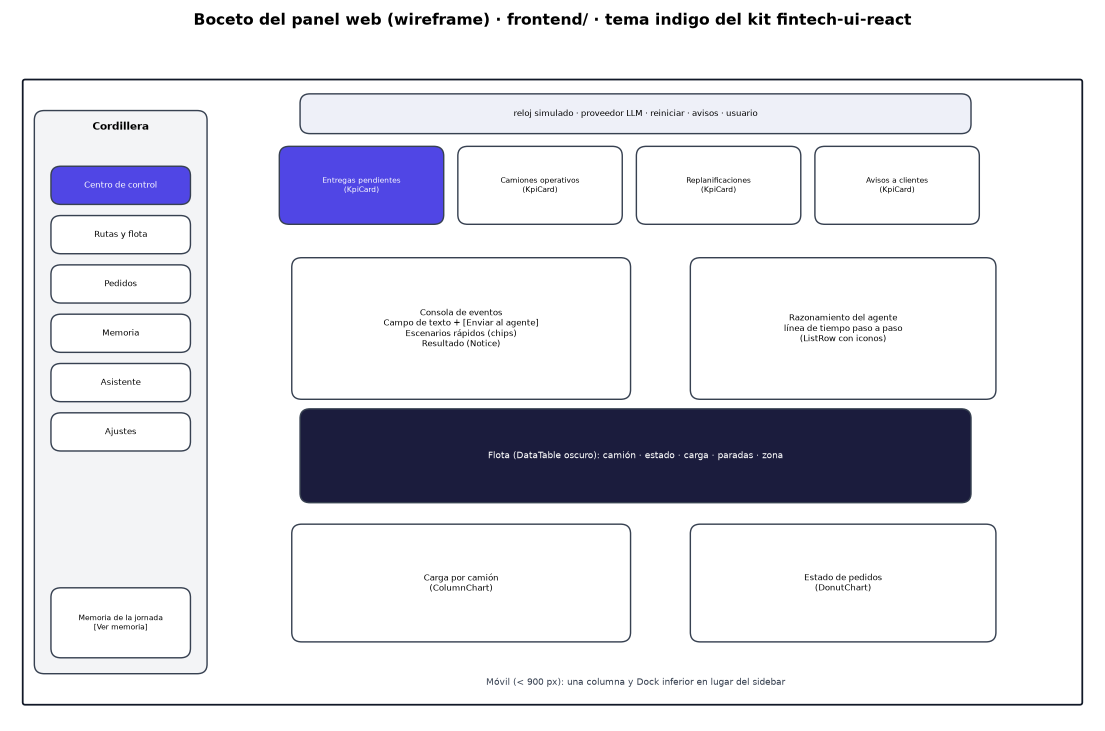
#> input picture docs/bocetos/boceto_ui.png, 2210 x 1462 px, given in place of dash.png, which was not available (shown at 1/2 size)
$ python prepare_guia_images.py
#> lines starting #> are read from the running program, lines starting #| are printed output that depends on the picture; pictures that were not available may be replaced by others from this repository, and a replacement may not be noted
"""Prepara las imágenes de la guía: recortes y numeración explicativa sobre las capturas del panel."""
import zipfile
from pathlib import Path

from PIL import Image, ImageDraw, ImageFont

ROOT = Path(__file__).resolve().parent.parent
IMG = ROOT / "docs" / "guia" / "img"
OUT = ROOT / "docs" / "guia" / "proc"
OUT.mkdir(parents=True, exist_ok=True)

FONT_B = Path.home() / "AppData/Local/Microsoft/Windows/Fonts/Poppins-Bold.ttf"
INDIGO = (80, 70, 229)


def badge(draw, x, y, n, r=34):
    draw.ellipse((x - r, y - r, x + r, y + r), fill=INDIGO, outline=(255, 255, 255), width=5)
    f = ImageFont.truetype(str(FONT_B), 38)
    draw.text((x, y - 2), str(n), font=f, fill=(255, 255, 255), anchor="mm")


def save(im, name, q=88):
    im.convert("RGB").save(OUT / name, quality=q, optimize=True)


# --- Centro de control: dos partes, con números
dash = Image.open(IMG / "dash.png").convert("RGB")
d = ImageDraw.Draw(dash)
marks = {1: (404, 268), 2: (400, 628), 3: (1318, 628), 4: (400, 1478), 5: (400, 2146), 6: (400, 2610),
         7: (170, 560), 8: (1128, 52)}
for n, (x, y) in marks.items():
    badge(d, x, y, n)
save(dash.crop((0, 0, 2160, 1450)), "dash_a.jpg")
#> in save, `im.convert("RGB").save(OUT / name, quality=q, optimize=True)`:
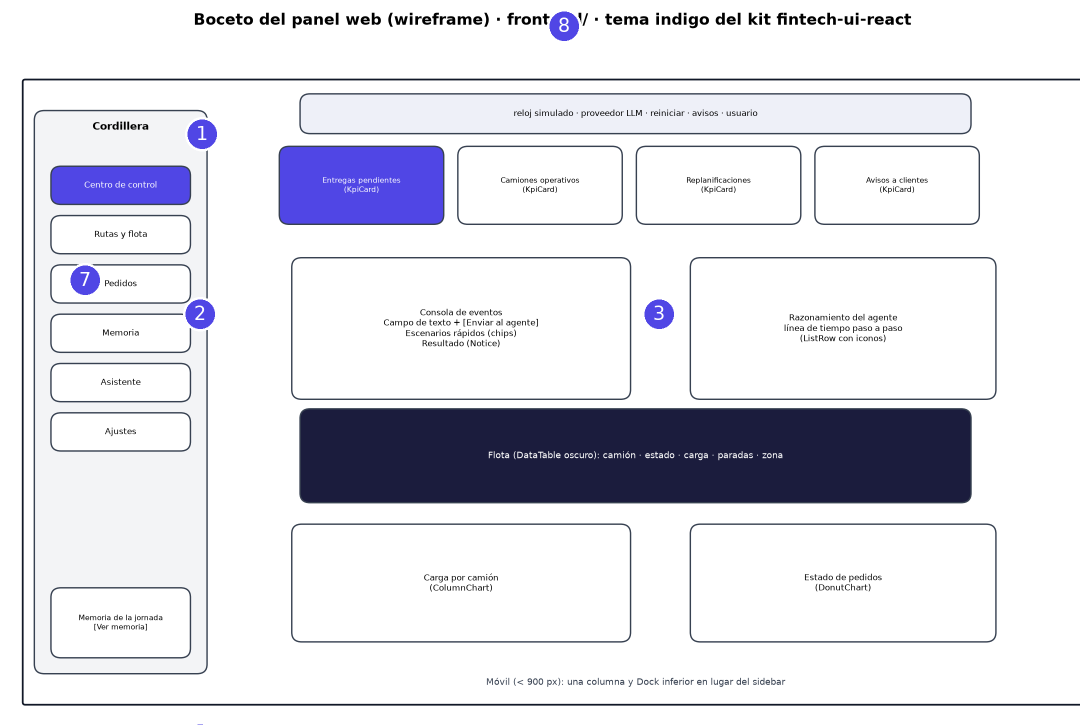
#> saved as dash_a.jpg: PIL image 2160x1450 RGB (shown at 1/2 size); mean R, G, B 223.2, 223.4, 231
save(dash.crop((0, 1440, 2160, 3450)), "dash_b.jpg")
#> call 2 of save, with name = 'dash_b.jpg', q = 88
#> in save (call 2), `im.convert("RGB").save(OUT / name, quality=q, optimize=True)`:
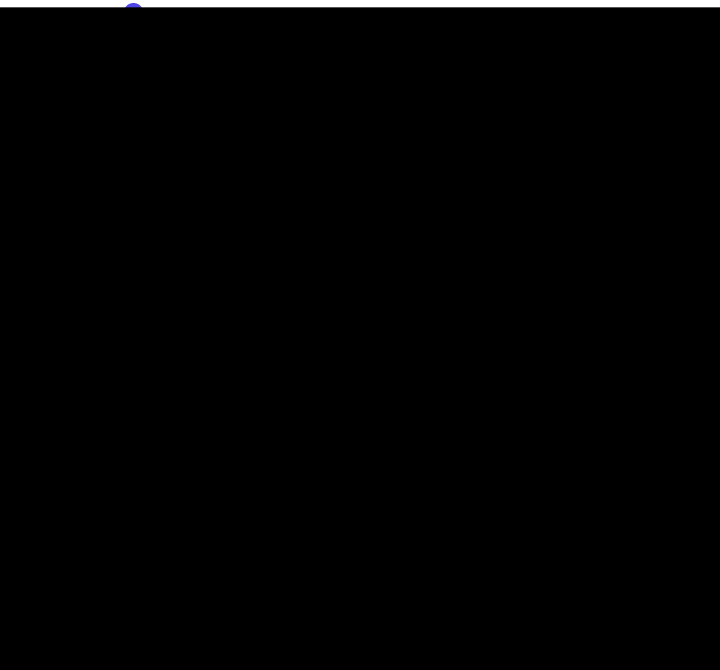
#> saved as dash_b.jpg: PIL image 2160x2010 RGB (shown at 1/3 size); mean R, G, B 2.8, 2.8, 2.8

# --- otras pantallas (recortes sin espacio vacío)
for name, box in {
    "rutas": (0, 0, 2160, 1100), "pedidos": (0, 0, 2160, 1450), "memoria_corta": (0, 0, 2160, 1100),
    "memoria_larga": (0, 0, 2160, 1300), "memoria_busqueda": (0, 0, 2160, 1700),
    "asistente": (0, 0, 2160, 1000), "ajustes": (0, 0, 2160, 1000),
}.items():
    save(Image.open(IMG / f"{name}.png").crop(box), f"{name}.jpg")
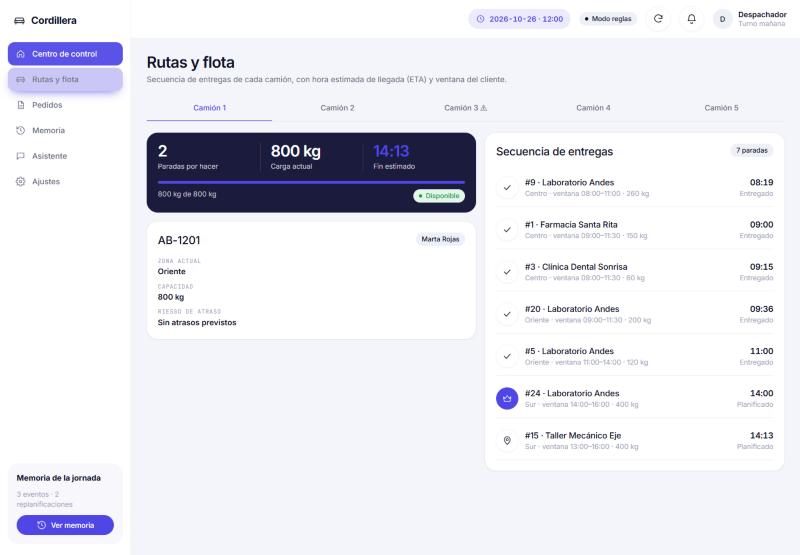
#> input picture docs/capturas/rutas.jpg, 800 x 555 px, given in place of rutas.png, which was not available
#> call 3 of save, with name = 'rutas.jpg', q = 88
#> in save (call 3), `im.convert("RGB").save(OUT / name, quality=q, optimize=True)`:
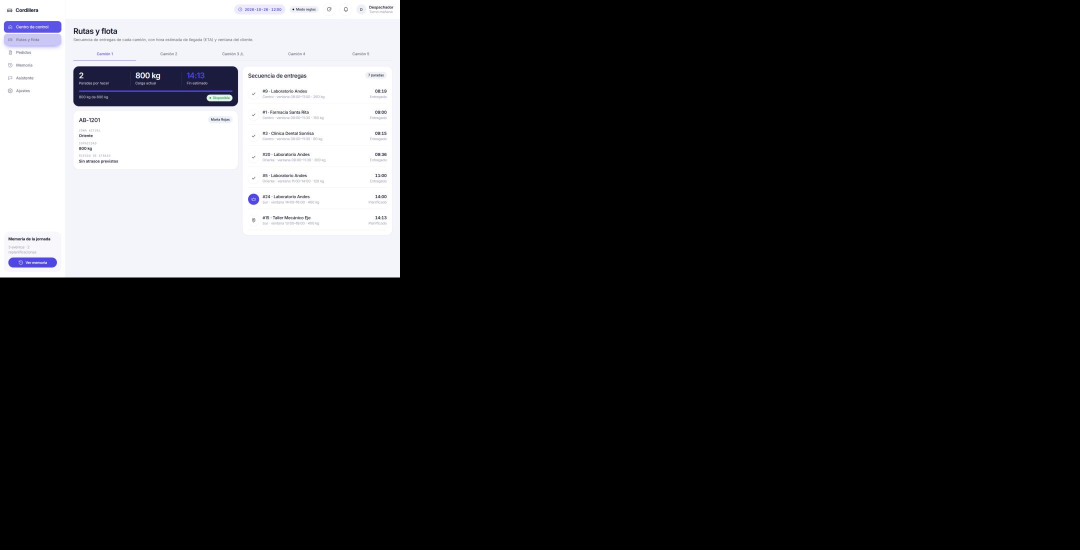
#> saved as rutas.jpg: PIL image 2160x1100 RGB (shown at 1/2 size); mean R, G, B 43.4, 43.4, 44.7
#> pass 2 of the loop `for name, box in {`:
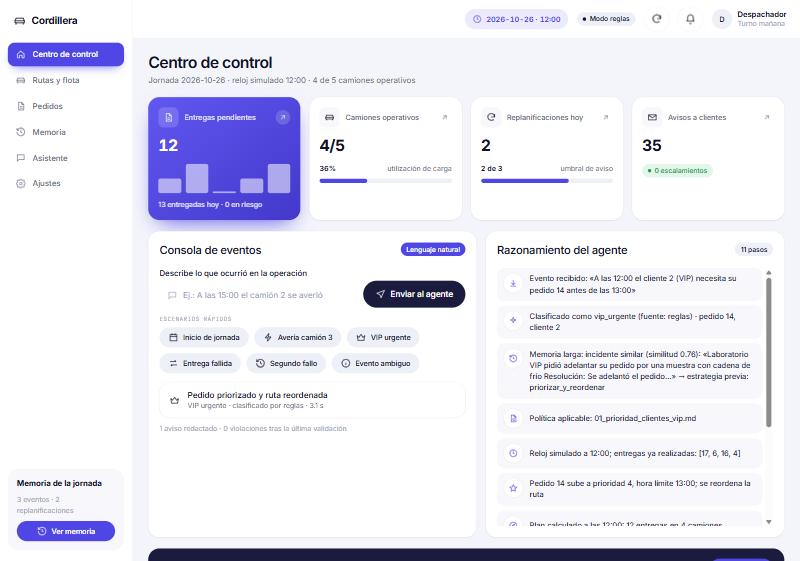
#> input picture docs/capturas/dashboard.jpg, 800 x 561 px, given in place of pedidos.png, which was not available
#> in save (call 4), `im.convert("RGB").save(OUT / name, quality=q, optimize=True)`:
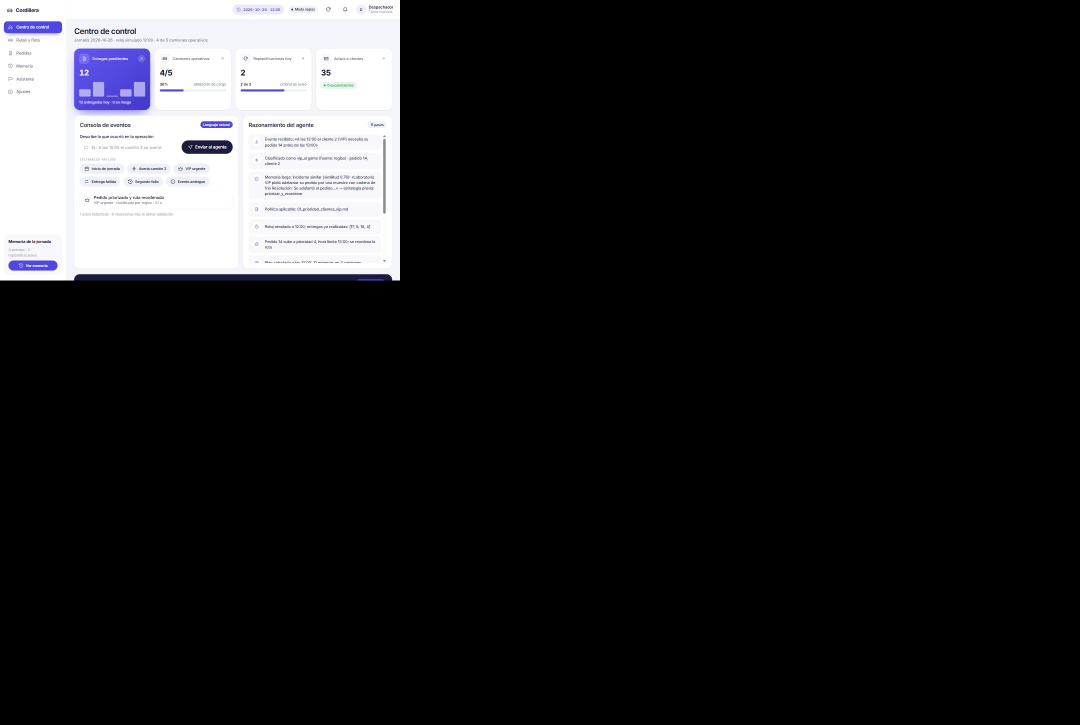
#> saved as pedidos.jpg: PIL image 2160x1450 RGB (shown at 1/2 size); mean R, G, B 33.3, 33.3, 34.8
#> (the run stopped early here; a loop or call above may not have finished)
